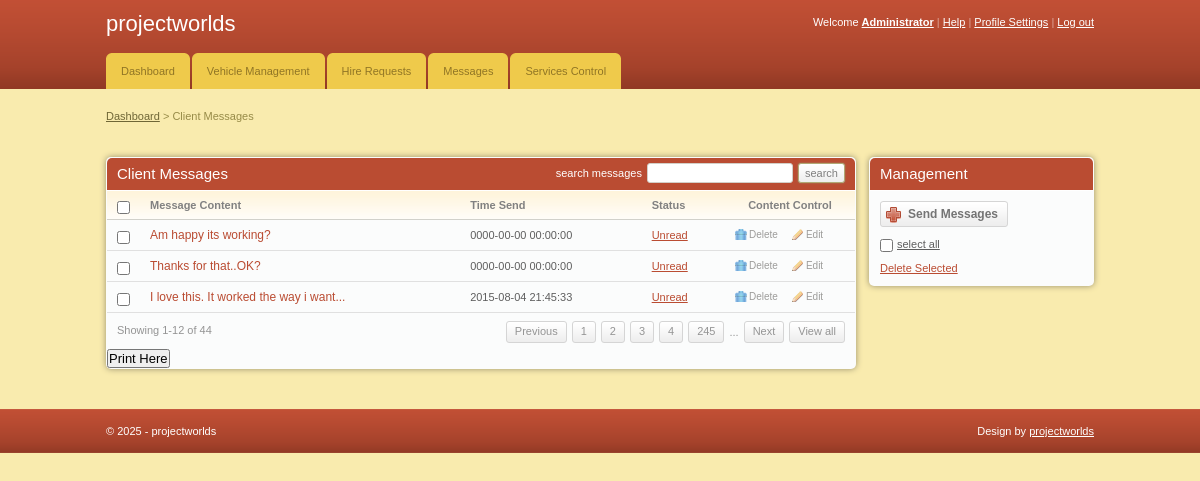
The page /admin/index.php (signed in) on the database its author committed.
### tables this page shows
CREATE TABLE IF NOT EXISTS `message` (
  `msg_id` int(11) NOT NULL AUTO_INCREMENT,
  `client_id` int(11) NOT NULL,
  `message` varchar(255) NOT NULL,
  `status` varchar(255) NOT NULL,
  `time` datetime NOT NULL,
  PRIMARY KEY (`msg_id`)
);

### admin/index.php (the view, shortened to what this page needs)
<!DOCTYPE html PUBLIC "-//W3C//DTD XHTML 1.0 Transitional//EN" "http://www.w3.org/TR/xhtml1/DTD/xhtml1-transitional.dtd">
<html xmlns="http://www.w3.org/1999/xhtml">
<head>
	<link rel="stylesheet" href="css/style.css" type="text/css" media="all" />
</head>
<body>
<div id="header">
	<div class="shell">
		<?php
			include 'menu.php';
		?>
		</div>
	</div>
<div id="container">
	<div class="shell">
		<div class="small-nav">
			<a href="index.php">Dashboard</a>
			<span>&gt;</span>
			Client Messages
		</div>
		<br />
		<div id="main">
			<div id="content">
				<div class="box">
					<div class="box-head">
						<h2 class="left">Client Messages</h2>
						<div class="right">
							<label>search messages</label>
							<input type="text" class="field small-field" />
							<input type="submit" class="button" value="search" />
						</div>
					</div>
					<div class="table">
						<table width="100%" border="0" cellspacing="0" cellpadding="0">
							<tr>
								<th width="13"><input type="checkbox" class="checkbox" /></th>
								<th>Message Content</th>
								<th>Time Send</th>
								<th>Status</th>
								<th width="110" class="ac">Content Control</th>
							</tr>
							<?php
								include '../includes/config.php';
								$select = "SELECT * FROM message";
								$result = $conn->query($select);
								while($row = $result->fetch_assoc()){
							?>
							<tr>
								<td><input type="checkbox" class="checkbox" /></td>
								<td><h3><a href="#"><?php echo $row['message'] ?></a></h3></td>
								<td><?php echo $row['time'] ?></td>
								<td><a href="#"><?php echo $row['status'] ?></a></td>
								<td><a href="javascript:sureToApprove(<?php echo $row['msg_id'];?>)" class="ico del">Delete</a><a href="#" class="ico edit">Edit</a></td>
							</tr>
							<?php
								}
							?>
						</table>
						<div class="pagging">
							<div class="left">Showing 1-12 of 44</div>
							<div class="right">
								<a href="#">Previous</a>
								<a href="#">1</a>
								<a href="#">2</a>
								<a href="#">3</a>
								<a href="#">4</a>
								<a href="#">245</a>
								<span>...</span>
								<a href="#">Next</a>
								<a href="#">View all</a>
							</div>
						</div>
					</div>
					<h2><input type="submit" onclick="window.print()" value="Print Here" /></h2>
				</div>
			</div>
			<div id="sidebar">
				<div class="box">
					<div class="box-head">
						<h2>Management</h2>
					</div>
					<div class="box-content">
						<a href="#" class="add-button"><span>Send Messages</span></a>
						<p class="select-all"><input type="checkbox" class="checkbox" /><label>select all</label></p>
						<p><a href="#">Delete Selected</a></p>
					</div>
				</div>
			</div>
		</div>
	</div>
</div>
<div id="footer">
	<div class="shell">
		<span class="left">&copy; <?php echo date("Y");?> - projectworlds</span>
		<span class="right">
			Design by <a href="http://projectworlds.in">projectworlds</a>
		</span>
	</div>
</div>
</body>
</html>

### admin/menu.php (shortened to what this page needs)
<div id="top">
			<h1><a href="#">projectworlds</a></h1>
			<div id="top-navigation">
				Welcome <a href="#"><strong>Administrator</strong></a>
				<span>|</span>
				<a href="#">Help</a>
				<span>|</span>
				<a href="#">Profile Settings</a>
				<span>|</span>
				<a href="logout.php">Log out</a>
			</div>
		</div>
<div id="navigation">
			<ul>
			    <li><a href="index.php"><span>Dashboard</span></a></li>
			    <li><a href="add_vehicles.php"><span>Vehicle Management</span></a></li>
			    <li><a href="client_requests.php"><span>Hire Requests</span></a></li>
			    <li><a href="index.php"><span>Messages</span></a></li>
			    <li><a href="#"><span>Services Control</span></a></li>
			</ul>
		</div>

### admin/css/style.css (style rules this page uses)
* { padding:0; margin:0; outline:0; }
body { background:#f9ebae; font-family: Verdana, sans-serif; font-size:11px; line-height:14px; color:#5e5e5e; }
input, textarea, select { font-family: Verdana, sans-serif; font-size:13px; }
.field { border:solid 1px #d3cfc7; background:#fff; padding:5px; }
.small-field { border:solid 1px #d3cfc7; background:#fff; padding:3px 1px; font-size:11px; }
.checkbox { width:13px; height:13px; vertical-align:top; position:relative; top:2px; }
.button { background:#eee url(images/button.gif) repeat-x 0 0; border:solid 1px #b1a874; color:#7f7f7f; font-size:11px; padding:2px 6px 2px 6px; cursor:pointer; line-height:14px !important; }
a { color:#ba4c32; text-decoration: underline; cursor:pointer; }
.left, .alignleft { float:left; display:inline; }
.right, .alignright { float:right; display:inline; }
.ac { text-align: center !important; }
h1 { font-size:22px; line-height:24px; color:#fff; font-weight: normal; }
h1 a { color:#fff; text-decoration: none; }
h2 { font-size:15px; font-weight: normal; }
h3 { font-size:12px; line-height:14px; font-weight: normal; }
h3 a { text-decoration: none; }
.shell { width:988px; margin:0 auto; }
#header { height:89px; background:url(images/header.gif); white-space:nowrap; }
#header h1 { float:left; display:inline; padding-top:12px; }
#top-navigation { float:right; white-space:nowrap; color:#fff; padding-top:15px; }
#top-navigation a { color:#fff; }
#top-navigation span { color:#dca598; }
#top { height:53px; }
#navigation { height:36px; }
#navigation ul { list-style-type: none; }
#navigation ul li { float:left; display:inline; margin-right:2px; }
#navigation ul li a, #navigation ul li a span { float:left; height:36px; background:url(images/tab.gif) no-repeat 0 0; padding:0 0 0 15px; }
#navigation ul li a span { background-position:right 0; padding:0 15px 0 0; }
#navigation ul li a { line-height:36px; color:#907525; text-decoration: none; }
#container { padding:20px 0; }
.small-nav { color:#978b48; padding-bottom:20px; }
.small-nav a { color:#6f6636; }
#content { float:left; width:750px; }
#sidebar { float:right; width:225px; }
.table th { background:#fffdfa url(images/th.gif) repeat-x 0 0; color:#818181; text-align: left; padding:7px 10px; border-bottom:solid 1px #d2d1cb; }
.table td { background:#fbfcfc; border-bottom:solid 1px #e0e0e0; padding:8px 10px; }
.box { background:#fbfcfc; height:100%; padding:1px; margin-bottom:20px; }
.box-head { background:#ba4c32; height:32px; color:#fff; padding: 0 10px; line-height:32px; white-space:nowrap; border-bottom:solid 1px #fff; }
.box-head .right { padding-top:5px; line-height:13px; }
.box-head .right label, .box-head .right input { float:left; }
.box-head .right label { padding:4px 0 0 0; }
.box-head .right input { margin-left:5px; }
.pagging { height:20px; padding:8px 10px; line-height:19px; color:#949494; }
.pagging a { background:url(images/pagging.gif) repeat-x 0 0; height:20px; float:left; padding:0 8px; border:solid 1px #d5d5d5; text-decoration: none; color:#949494; margin-left:5px; }
.pagging span { float:left; margin-left:5px; padding-top:2px; }
a.ico { color:#9d9c9a; font-size:10px; text-decoration: none; padding:0 0 0 14px; background-repeat:no-repeat; background-position:0 0; }
a.del { background-image:url(images/del.gif) }
a.edit { background-image:url(images/edit.gif); margin-left:14px; }
.box-content { padding:10px; }
.box-content p { padding-top:10px; }
.select-all label { text-decoration: underline; padding-left:4px; }
.add-button, .add-button span { float:left; height:26px; background:url(images/add-button.gif) no-repeat 0 0; padding:0 0 0 28px; }
.add-button span { background-position:right 0; padding:0 10px 0 0; }
.add-button { font-weight: bold; font-size:12px; color:#747474; text-decoration: none; line-height:26px; }
#footer { height:44px; background:url(images/footer.gif); line-height:44px; color:#fff; }
#footer a { color:#fff; }
.box { -moz-border-radius:5px; -webkit-border-radius:5px; -moz-box-shadow: 0 0 6px #978f6c; -webkit-box-shadow: 0 0 6px #978f6c; }
.box-head { -moz-border-radius-topleft:5px; -moz-border-radius-topright:5px; -webkit-border-top-left-radius:5px; -webkit-border-top-right-radius:5px; }
.field, .button { -moz-border-radius:4px; -webkit-border-radius:4px; }
.small-field, .button, .pagging a { -moz-border-radius:3px; -webkit-border-radius:3px; }
.button { -moz-box-shadow: 0 0 2px #978f6c; -webkit-box-shadow: 0 0 2px #978f6c; }

### rows shown on the page
message: message "Am happy its working?", time "0000-00-00 00:00:00", status "Unread"
message: message "Thanks for that..OK?", time "0000-00-00 00:00:00", status "Unread"
message: message "I love this. It worked the way i want...", time "2015-08-04 21:45:33", status "Unread"
